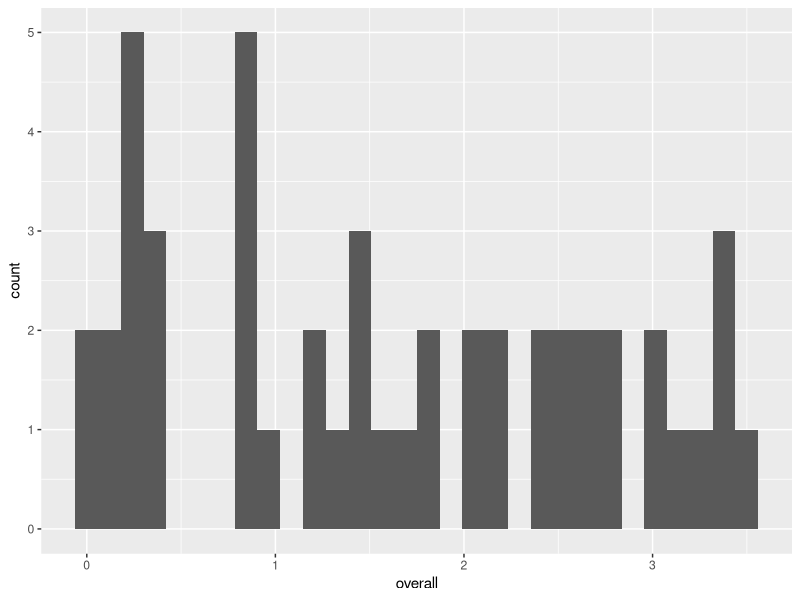

Write the R code that produced this figure.
## ---- chunk 1
knitr::opts_chunk$set(echo = TRUE)
## ---- chunk 2
knitr::opts_chunk$set(echo = TRUE)
## ---- chunk 3
# Load libraries
library(purrr)
library(tidyverse)
library(here)
## ---- chunk 4
# Load data

lawPR_raw <- read_csv(here("code/data/laws_postRoe.csv"))


## ---- chunk 5
# Clean data

# select variables of interest
lawSelect <- lawPR_raw %>%
   select("STATE", "SECOND PHYSICIAN MUST PARTICIPATE IF AT:", "PROHIBITED EXCEPT IN CASES OF LIFE OR HEALTH ENDANGERMENT IF AT:", "\"PARTIAL-BIRTH\" ABORTION BANNED", "Funds All or Most Medically Necessary Abortions", "Funds Limited  to Life Endangerment, Rape and Incest", "PRIVATE INSURANCE COVERAGE LIMITED", "PARENTAL INVOLVEMENT REQUIRED FOR MINORS", "In-Person Counseling Necessitates Two Trips to Clinic")

# rename variables
lawRename <- lawSelect %>%
   select(state = `STATE`,
          twoPhys = `SECOND PHYSICIAN MUST PARTICIPATE IF AT:`,
          gestLim = `PROHIBITED EXCEPT IN CASES OF LIFE OR HEALTH ENDANGERMENT IF AT:`,
          pbBan = `\"PARTIAL-BIRTH\" ABORTION BANNED`,
          pubFundAll = `Funds All or Most Medically Necessary Abortions`,
          pubFundLim = `Funds Limited  to Life Endangerment, Rape and Incest`,
          privLim = `PRIVATE INSURANCE COVERAGE LIMITED`,
          parent = `PARENTAL INVOLVEMENT REQUIRED FOR MINORS`,
          twoTrips = `In-Person Counseling Necessitates Two Trips to Clinic`)

## ---- chunk 6

# Create new columns with index values
   
lawIndex_PR <- lawRename %>%
   mutate(twoPhysI = case_when(str_detect(twoPhys, "20 weeks")~3,
                               str_detect(twoPhys, "24 weeks")~2,
                               str_detect(twoPhys, "3rd trimester")~1,
                               str_detect(twoPhys, "Viability")~2),
          twoPhysI = replace_na(twoPhysI, 0)) %>%
          
                               
          
   mutate(gestLimI = case_when(str_detect(gestLim, "Banned")~15,
                               str_detect(gestLim, "6 weeks")~12,
                               str_detect(gestLim, "15 weeks")~7.5,
                               str_detect(gestLim,"20 weeks")~5, 
                               str_detect(gestLim, "24 weeks")~3, 
                               str_detect(gestLim, "3rd trimester")~1, 
                               str_detect(gestLim, "Viability")~3),
          gestLimI = replace_na(gestLimI, 0)) %>%
  
   mutate(pbBanI = case_when(str_detect(pbBan, "X")~3,
                             str_detect(pbBan, "Postviability")~2),
          pbBanI = replace_na(pbBanI, 0)) %>%              
   
   mutate(pubFundAllI = case_when(str_detect(pubFundAll, "X")~0),
          pubFundAllI = replace_na(pubFundAllI, 1)) %>%
   
   mutate(pubFundLimI = case_when(str_detect(pubFundLim, "Life Only")~4,
                                  str_detect(pubFundLim, "X")~3),
          pubFundLimI = replace_na(pubFundLimI, 0)) %>%
                
   
   mutate(privLimI = case_when(str_detect(privLim, "X")~1),
          privLimI = replace_na(privLimI, 0)) %>%
   
   mutate(parentI = case_when(str_detect(parent, "Consent and Notice")~3,
                              str_detect(parent, "Consent")~2,
                              str_detect(parent, "Notice")~1),
          parentI = replace_na(parentI, 0)) %>%
   
   mutate(twoTripsI = case_when(str_detect(twoTrips, "X100")~3,
                                str_detect(twoTrips, "Xany")~2,
                                str_detect(twoTrips, "Xtele")~1,
                                str_detect(twoTrips, "X")~4), # X at end to include other entries starting with X
          twoTripsI = replace_na(twoTripsI, 0))
                                
                                 
## ---- chunk 7
# Modify values for exceptions/special characters

lawIndexM <- lawIndex_PR %>%   
   mutate(gestLimI = gestLimI+case_when(str_detect(gestLim, "[‡]")~2, #life endangerment only
                                        TRUE~0)
          #+case_when(str_detect(gestLim, "[€]")~2.5, #temporary block on 15 week ban (now law)
                                        #TRUE~0)
          +case_when(str_detect(gestLim, "[†]")~-1, #exception:rape or incest
                                        TRUE~0)
          +case_when(str_detect(gestLim, "[*]")~-1, #exception:fetal abnormality
                                        TRUE~0)
          + case_when(str_detect(gestLim, "[Ω]")~-1, #exception:patient's phys health
                                       TRUE~0))  %>% # if no special characters, add zero to keep value
   
                                       
   mutate(pbBanI = pbBanI+case_when(str_detect(pbBan, "[▼]")~0.5,
                                    TRUE~0)) %>%  #law not in effect
   
   mutate(pubFundLimI = pubFundLimI+case_when(str_detect(pubFundLim, "[ϴ]")~1, #against court order
                                              str_detect(pubFundLim, "[*]")~-0.5, #exception:patient's phys health
                                              TRUE~0)
                                    + case_when(str_detect(pubFundLim, "[Ω]")~-0.5, #exception:fetal abnormality
                                       TRUE~0)) %>% 
   
   mutate(parentI = parentI+case_when(str_detect(parent, "[▼]")~0.25, #law not in effect
                                      str_detect(parent, "[ξ]")~-0.5, #may be waived
                                      str_detect(parent, "[β]")~-0.5, #under age 16
                                      TRUE~0)) %>% 

   mutate(twoTripsI = twoTripsI+case_when(str_detect(twoTrips, "[▼]")~0.25,
                                          TRUE~0))
   
## ---- chunk 8
## save modified index with adjustment values

write_csv(lawIndexM, here("code/data/LawIndex2_PR.csv"))
## ---- chunk 9
indexActive <- lawIndexM[-c(1:9)] # select only indexed variables, take out states b/c character 


# rescale columns of a dataframe to be 0 to 1 in R tidyverse

# define rescale function
rescale01 <- function(x) {
  rng <- range(x, na.rm = TRUE)
  (x - rng[1]) / (rng[2] - rng[1])
}


for(i in seq_along(indexActive)) { #iterate over columns
   indexActive[[i]] <- rescale01(indexActive[[i]])
}

row.names(indexActive) <- lawIndexM %>% pull(state)
## ---- chunk 10
# add columns for each category

indexActive <- indexActive %>%
   mutate(funding= pubFundAllI + pubFundLimI + privLimI,
          medical= twoPhysI + pbBanI,
          personal= parentI + twoTripsI) %>%
   select(gestational = gestLimI, funding, medical, personal)

# rescale between 0 and 1

for(i in seq_along(indexActive)) { #iterate over columns
   indexActive[[i]] <- rescale01(indexActive[[i]])
}

# include state names 
indexActive <- indexActive %>% 
   mutate(state_name = pull(lawIndexM, state))

## ---- chunk 11
# create summary column

indexFinal <- indexActive %>%
   filter(!state_name %in% c("AK", "HI", "DC")) %>% # remove states
   mutate(overall = gestational + funding + medical + personal) %>%
   arrange(desc(overall))
   
indexFinal %>%
   ggplot(aes(x= overall)) +
   geom_histogram() 

# summary stats
indexFinal %>%
   group_by(NULL) %>%
   summarise(mean= mean(overall),
             sd= sd(overall),
             count= n()
             )

# save final index
write_csv(indexFinal, here("code/data/lawIndex.csv"))

